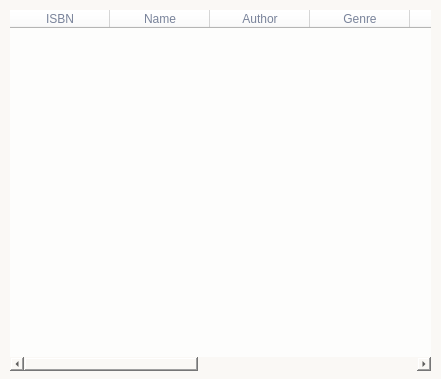
<?xml version="1.0" encoding="UTF-8"?>
<ui version="4.0">
 <class>SelectBook</class>
 <widget class="QDialog" name="SelectBook">
  <property name="geometry">
   <rect>
    <x>0</x>
    <y>0</y>
    <width>441</width>
    <height>379</height>
   </rect>
  </property>
  <property name="windowTitle">
   <string>Dialog</string>
  </property>
  <property name="styleSheet">
   <string notr="true">background-color: rgb(250, 248, 245);</string>
  </property>
  <widget class="QTableWidget" name="tableWidget">
   <property name="geometry">
    <rect>
     <x>10</x>
     <y>10</y>
     <width>421</width>
     <height>361</height>
    </rect>
   </property>
   <property name="styleSheet">
    <string notr="true">color: rgb(121, 131, 154);
background-color: rgb(253, 253, 252);
border-radius: 12px;
font: 10pt &quot;Comic Sans MS&quot;;</string>
   </property>
   <column>
    <property name="text">
     <string>ISBN</string>
    </property>
   </column>
   <column>
    <property name="text">
     <string>Name</string>
    </property>
   </column>
   <column>
    <property name="text">
     <string>Author</string>
    </property>
   </column>
   <column>
    <property name="text">
     <string>Genre</string>
    </property>
   </column>
   <column>
    <property name="text">
     <string>Publisher</string>
    </property>
   </column>
   <column>
    <property name="text">
     <string>Price</string>
    </property>
   </column>
   <column>
    <property name="text">
     <string>Quantity</string>
    </property>
   </column>
   <column>
    <property name="text">
     <string>Date</string>
    </property>
   </column>
   <column>
    <property name="text">
     <string>Description</string>
    </property>
   </column>
  </widget>
 </widget>
 <resources/>
 <connections/>
</ui>
